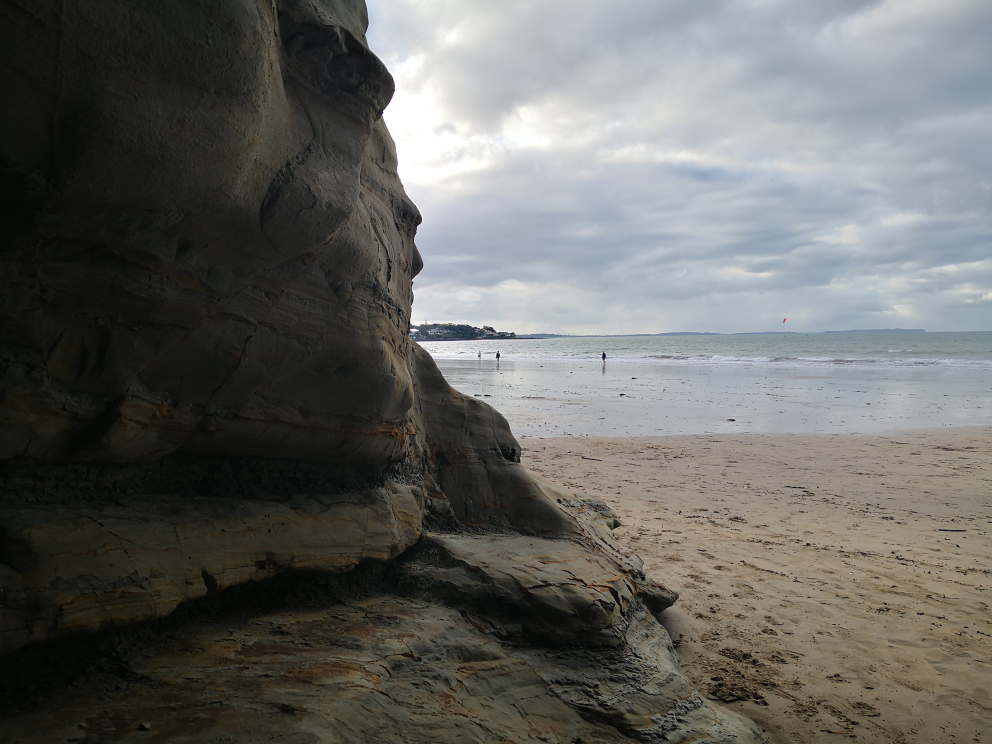
#> input picture pi-code/wxcapture/process/test_rockface.jpg, 3968 x 2976 px (shown at 1/4 size)
$ python -i equalise.py   (imports and definitions only)
#> lines starting #> are read from the running program, lines starting #| are printed output that depends on the picture
### pi-code/wxcapture/process/wxcutils.py
#!/usr/bin/env python3
"""wxcapture utility code library"""


# import libraries
import os
import logging
from logging.handlers import TimedRotatingFileHandler
import sys
import json
import shutil
import uuid
from datetime import datetime
import requests
import pytz
from tzlocal import get_localzone

# logging config
FORMATTER = logging.Formatter('%(asctime)s - %(name)s - %(levelname)s - %(message)s')
MY_UTIL_LOGGER = None
# setup paths to directories
HOME = os.environ['HOME']
if HOME in('/root', '/home/mike'):
    HOME = '/home/mike/'
    APP_PATH = HOME + '/wxcapture/'
    CODE_PATH = APP_PATH + 'web/'
else:
    APP_PATH = HOME + '/wxcapture/'
    CODE_PATH = APP_PATH + 'process/'

LOG_PATH = CODE_PATH + 'logs/'
CONFIG_PATH = CODE_PATH + 'config/'
QUEUE_PATH = CODE_PATH + 'queue/'


# [12 lines left out: functions get_console_handler, get_file_handler, not called in this run]


def get_logger_level():
    """get the logging level from the config file"""
    # logging.DEBUG
    gll_config_data = load_json_no_logger(CONFIG_PATH, 'config.json')
    gll_level = gll_config_data['logging level']
    # default to debug, unless configured otherwise
    gll_result = logging.DEBUG
    if gll_level == 'critical':
        gll_result = logging.CRITICAL
    elif gll_level == 'error':
        gll_result = logging.ERROR
    elif gll_level == 'warning':
        gll_result = logging.WARNING
    elif gll_level == 'info':
        gll_result = logging.INFO
    elif gll_level == 'debug':
        gll_result = logging.DEBUG
    elif gll_level == 'notset':
        gll_result = logging.NOTSET
    return gll_result


def get_logger(logger_name, path, log_file):
    """Create logger"""
    global MY_UTIL_LOGGER
    logger = logging.getLogger(logger_name)
    logger.setLevel(get_logger_level())
    logger.addHandler(get_console_handler())
    logger.addHandler(get_file_handler(path, log_file))
    logger.propagate = True
    MY_UTIL_LOGGER = logger
    MY_UTIL_LOGGER.debug('logger created for %s %s %s', logger_name, path, log_file)
    return logger


# [49 lines left out: functions run_cmd, copy_file, move_file, make_directory, load_file, save_file and 1 more, not called in this run]


def load_json_no_logger(tmp_file_path, tmp_filename):
    """load json file from file system with no logging"""
#> further down, picture is the input picture: shape (2976, 3968, 3); mean B, G, R 97.8, 101.2, 100.9
    with open(tmp_file_path + tmp_filename) as json_file:
        data = json.load(json_file)
    json_file.close()
    return data


# [6 lines left out: function save_json, not called in this run]


def epoch_to_utc(epoch, mask):
    """ convert epoch to UTC"""
    return datetime.fromtimestamp(float(epoch), tz=pytz.utc).strftime(mask)


def epoch_to_local(epoch, mask):
    """ convert epoch to local"""
    return datetime.fromtimestamp(float(epoch)).strftime(mask)


# [4 lines left out: function utc_to_epoch, not called in this run]


def local_to_epoch(local, mask):
    """ convert local to epoch"""
    return datetime.strptime(local, mask).strftime('%s')


def utc_datetime_to_epoch(temp_dt):
    """ convert UTC datetime to epoch"""
    return str((temp_dt - datetime(1970, 1, 1)).total_seconds())


def local_datetime_to_epoch(temp_dt):
    """ convert local datetime to epoch"""
    return temp_dt.strftime('%s')


def epoch_to_datetime_utc(epoch):
    """ convert epoch to UTC datetime"""
    return datetime.fromtimestamp(float(epoch), tz=pytz.utc)


def epoch_to_datetime_local(epoch):
    """ convert epoch to local datetime"""
    return datetime.fromtimestamp(float(epoch), tz=get_localzone())


def utc_to_local(utc, mask):
    """ convert UTC to local"""
    return epoch_to_local(utc_to_epoch(utc, mask), mask)


def local_to_utc(local, mask):
    """ convert local to UTC"""
    return epoch_to_utc(local_to_epoch(local, mask), mask)


# [39 lines left out: functions ordinal, validate_single_tle, validate_tle, migrate_files, web_server_file_exists, not called in this run]

### pi-code/wxcapture/process/equalise.py
#!/usr/bin/env python3
"""Open CV test code"""

import os
import sys
import cv2
import wxcutils

# setup paths to directories
HOME = os.environ['HOME']
APP_PATH = HOME + '/wxcapture/'
CODE_PATH = APP_PATH + 'process/'
LOG_PATH = CODE_PATH + 'logs/'
OUTPUT_PATH = APP_PATH + 'output/'
IMAGE_PATH = OUTPUT_PATH + 'images/'
WORKING_PATH = CODE_PATH + 'working/'
CONFIG_PATH = CODE_PATH + 'config/'
TEST_PATH = CODE_PATH + 'test/'

HOME = os.environ['HOME']
HOME = '/home/pi/'
FILE_PATH = HOME + '/wxcapture/process/'


def clahe(in_img):
    """do clahe create processing on image"""
    return cv2.createCLAHE(clipLimit=2.0, tileGridSize=(4, 4)).apply(in_img)

def do_clahe_img(img):
    """do clahe merge processing on image"""
    b_chn, g_chn, r_chn = cv2.split(img)
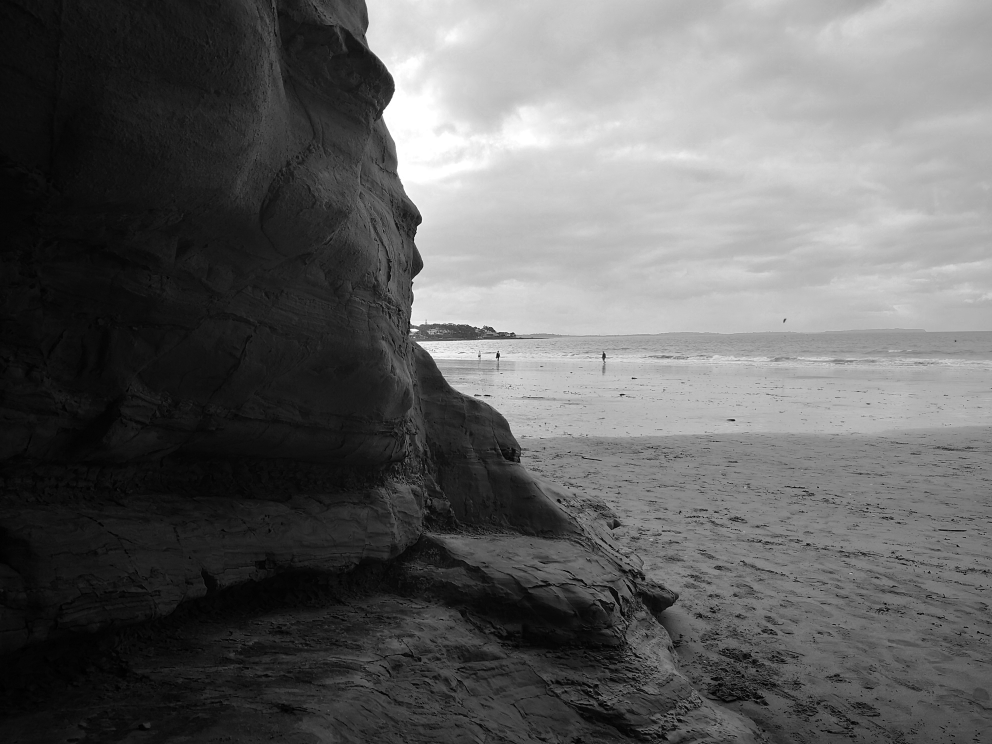
#> b_chn: shape (2976, 3968) (shown at 1/4 size); min 0, max 255, mean 97.8
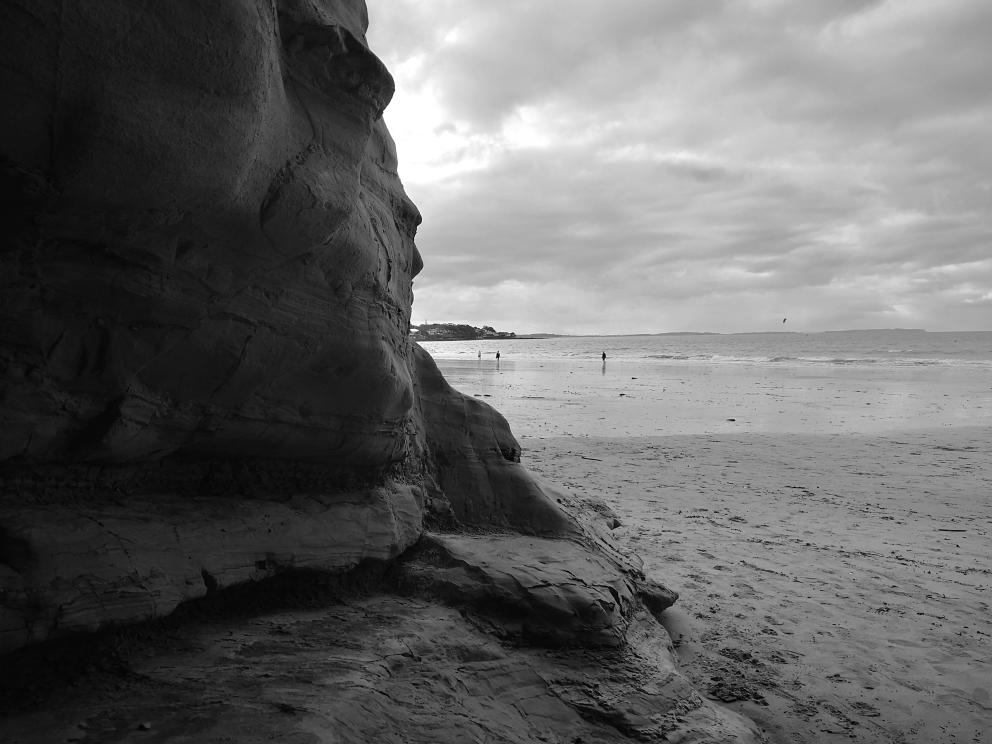
#> g_chn: shape (2976, 3968) (shown at 1/4 size); min 0, max 255, mean 101.2
    return cv2.merge((clahe(b_chn), clahe(g_chn), clahe(r_chn)))
#> in clahe, `return cv2.createCLAHE(clipLimit=2.0, tileGridSize=(4, 4)).apply(in_img)`:
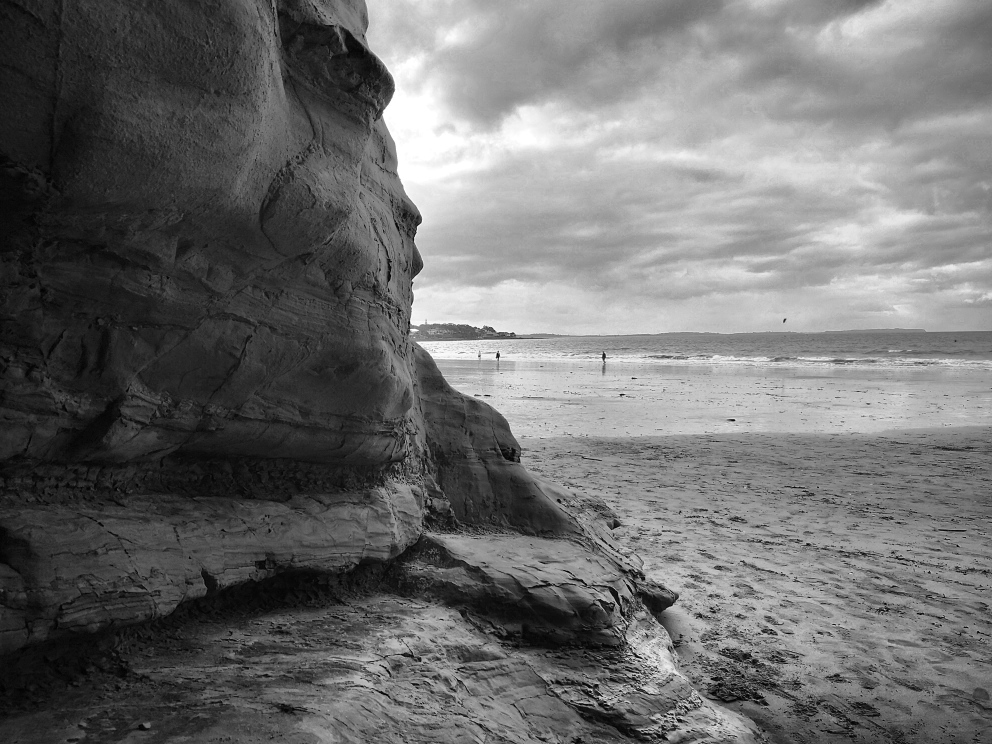
#> returned value: shape (2976, 3968) (shown at 1/4 size); min 0, max 255, mean 109.6
#> in clahe (call 2), `return cv2.createCLAHE(clipLimit=2.0, tileGridSize=(4, 4)).apply(in_img)`:
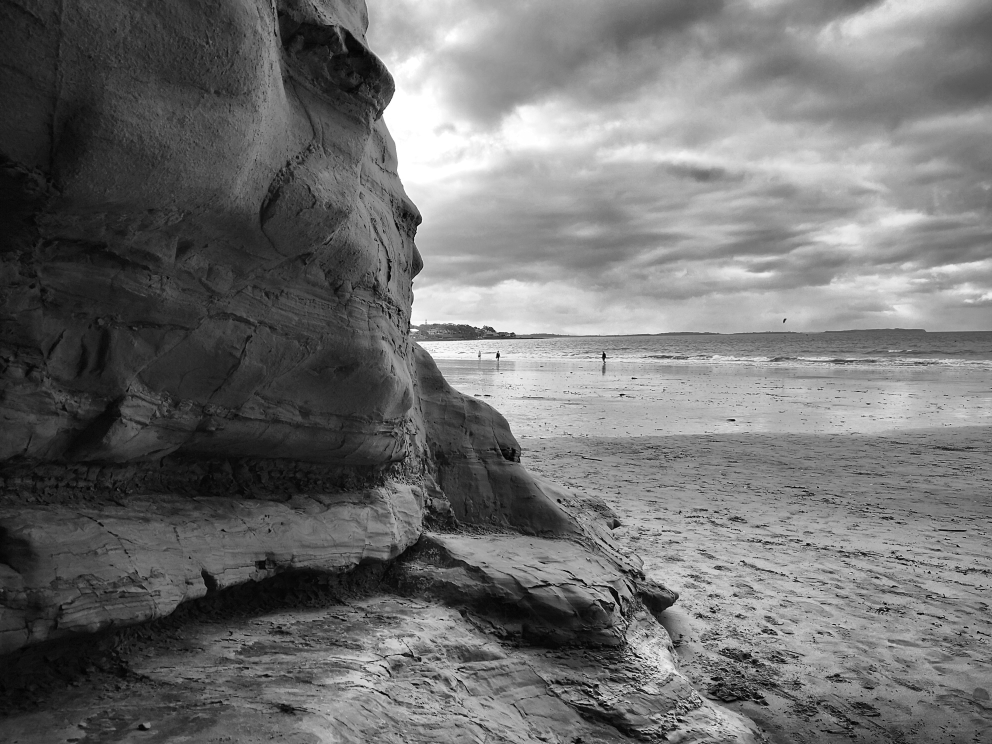
#> returned value: shape (2976, 3968) (shown at 1/4 size); min 0, max 255, mean 111.8
#> in clahe (call 3), `return cv2.createCLAHE(clipLimit=2.0, tileGridSize=(4, 4)).apply(in_img)`:
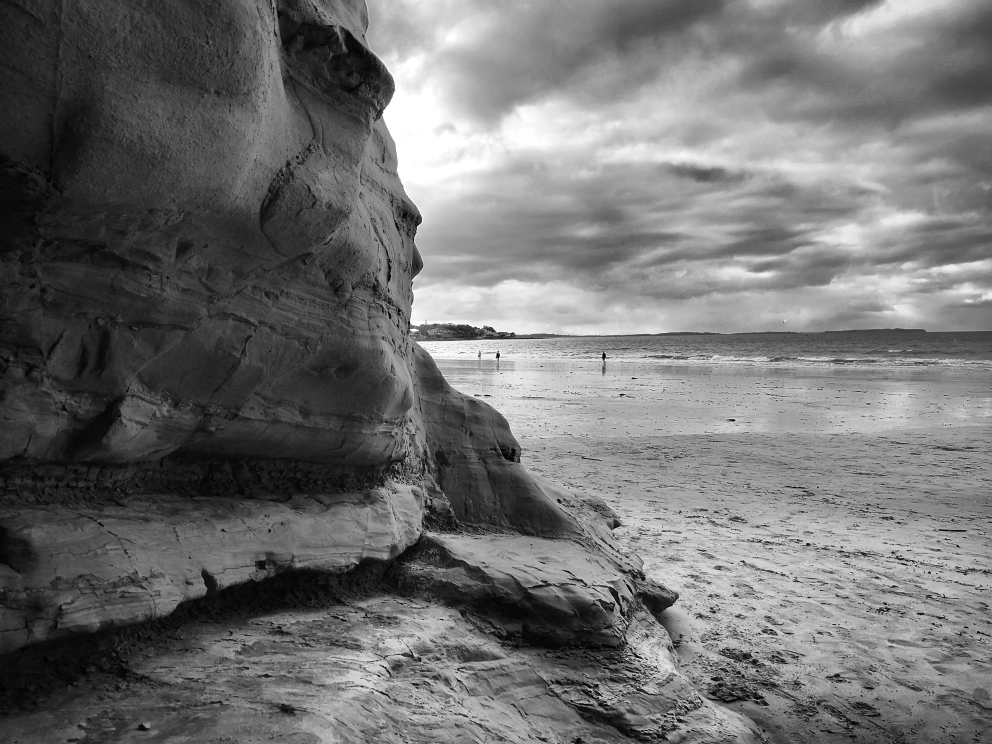
#> returned value: shape (2976, 3968) (shown at 1/4 size); min 0, max 255, mean 112.1
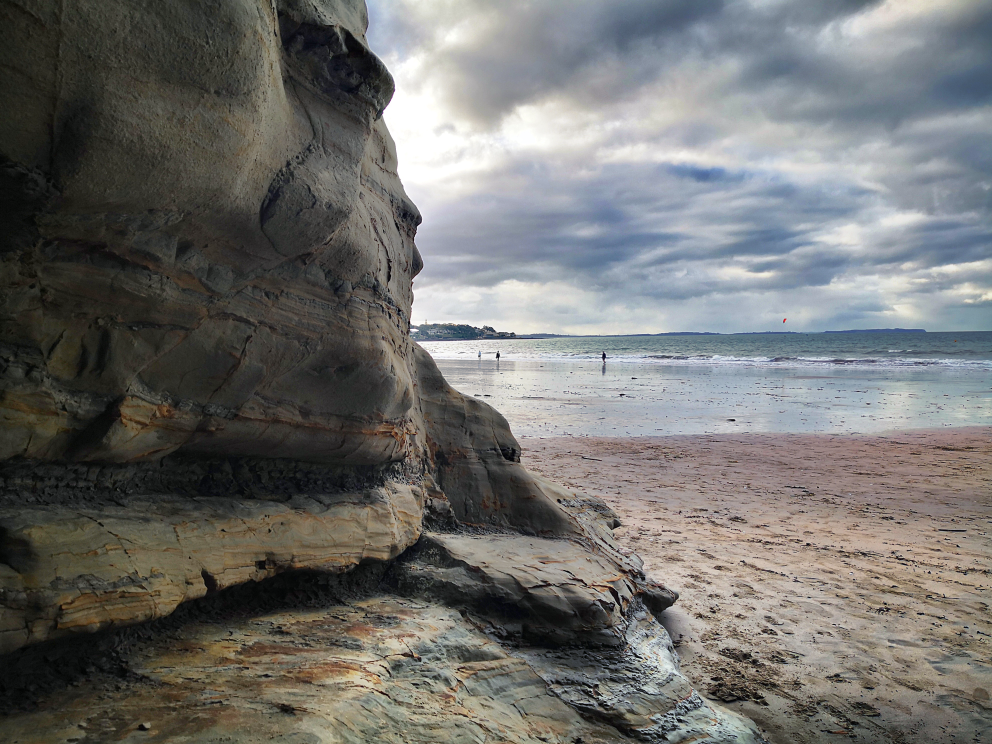
#> returned value: shape (2976, 3968, 3) (shown at 1/4 size); mean of channels 0, 1, 2 109.6, 111.8, 112.1; drawn as B, G, R

# start logging
MODULE = 'equalise'
# [1 line that did not run here, left out]
# [26 lines not run here, left out]

>>> import cv2
>>> picture = cv2.imread('test_rockface.jpg')
>>> result = do_clahe_img(picture)
